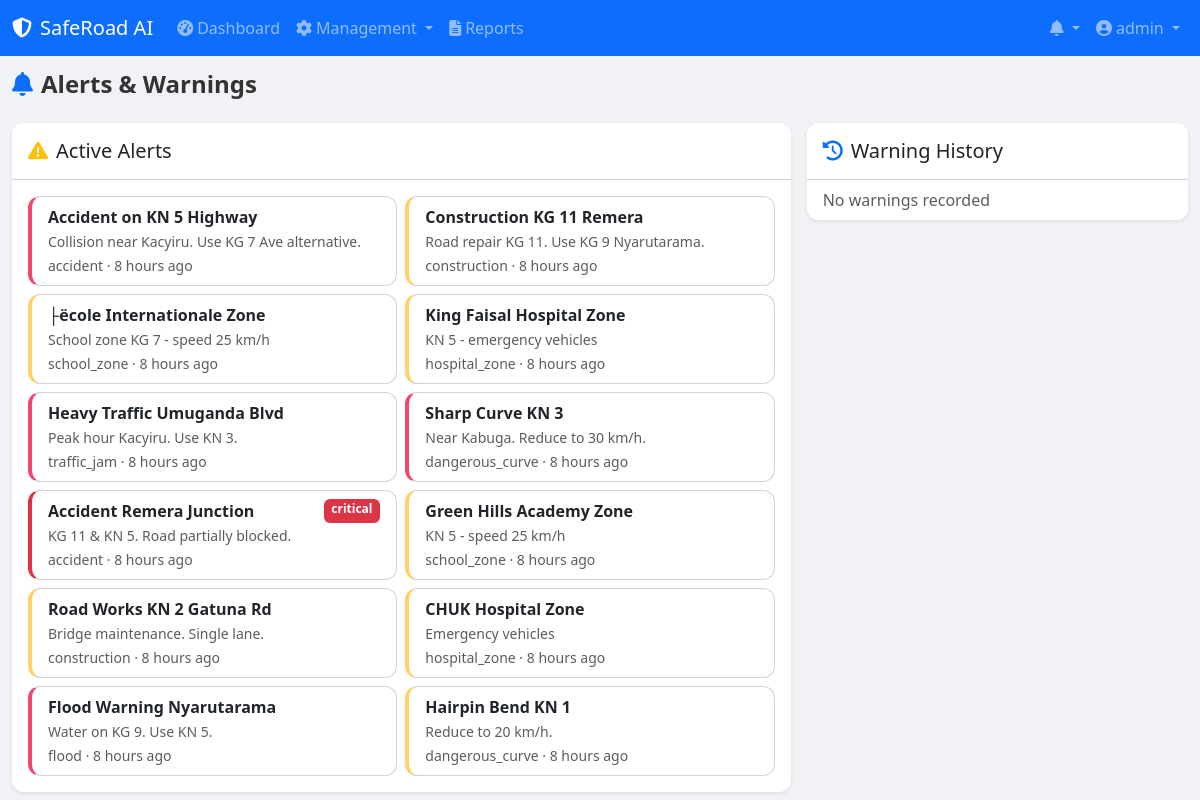
Page /driver/alerts/index.php (signed in) on the committed database.
### tables this page shows
CREATE TABLE `alerts` (
  `id` int(11) NOT NULL AUTO_INCREMENT,
  `alert_type` enum('accident','road_closure','construction','flood','hazard','weather','traffic_jam','school_zone','hospital_zone','dangerous_curve','checkpoint') NOT NULL,
  `title` varchar(200) NOT NULL,
  `description` text DEFAULT NULL,
  `latitude` decimal(10,7) DEFAULT NULL,
  `longitude` decimal(10,7) DEFAULT NULL,
  `severity` enum('low','medium','high','critical') DEFAULT 'medium',
  `radius_meters` int(11) DEFAULT 500,
  `road_id` int(11) DEFAULT NULL,
  `is_active` tinyint(1) DEFAULT 1,
  `expires_at` timestamp NULL DEFAULT NULL,
  `reported_by` int(11) DEFAULT NULL,
  `created_at` timestamp NOT NULL DEFAULT current_timestamp(),
  PRIMARY KEY (`id`),
  KEY `road_id` (`road_id`),
  KEY `reported_by` (`reported_by`),
  KEY `idx_active_alerts` (`is_active`,`alert_type`),
  CONSTRAINT `alerts_ibfk_1` FOREIGN KEY (`road_id`) REFERENCES `roads` (`id`) ON DELETE CASCADE,
  CONSTRAINT `alerts_ibfk_2` FOREIGN KEY (`reported_by`) REFERENCES `users` (`id`) ON DELETE SET NULL
);

### config/database.php (called while the page is built, shortened)
<?php
class Database {
    private static $instance = null;
    private $conn;
    private function __construct() {
        try {
            $dsn = "mysql:host=" . DB_HOST . ";dbname=" . DB_NAME . ";charset=utf8mb4";
            $options = [
                PDO::ATTR_ERRMODE => PDO::ERRMODE_EXCEPTION,
                PDO::ATTR_DEFAULT_FETCH_MODE => PDO::FETCH_ASSOC,
                PDO::ATTR_EMULATE_PREPARES => false,
            ];
            $this->conn = new PDO($dsn, DB_USER, DB_PASS, $options);
        } catch (PDOException $e) {
            error_log("Database connection failed: " . $e->getMessage());
            die("Database connection failed. Please check configuration.");
        }
    }
    public static function getInstance() {
        if (self::$instance === null) {
            self::$instance = new self();
        }
        return self::$instance;
    }
    public function prepare($sql) {
        return $this->conn->prepare($sql);
    }
}

### includes/functions.php (called while the page is built, shortened)
<?php
require_once __DIR__ . '/../config/database.php';
function getActiveAlerts($lat = null, $lng = null, $radius = 50000) {
    $db = Database::getInstance();
    $sql = "SELECT a.*, r.road_name FROM alerts a LEFT JOIN roads r ON a.road_id = r.id WHERE a.is_active = 1 AND (a.expires_at IS NULL OR a.expires_at > NOW())";
    if ($lat && $lng) {
        $sql .= " AND (6371 * acos(cos(radians(?)) * cos(radians(a.latitude)) * cos(radians(a.longitude) - radians(?)) + sin(radians(?)) * sin(radians(a.latitude)))) <= ?";
        $stmt = $db->prepare($sql);
        $stmt->execute([$lat, $lng, $lat, $radius / 1000]);
    } else {
        $stmt = $db->prepare($sql);
        $stmt->execute();
    }
    return $stmt->fetchAll();
}
function timeAgo($timestamp) {
    $time = strtotime($timestamp);
    $diff = time() - $time;
    if ($diff < 86400) return floor($diff / 3600) . ' hours ago';
    return date('M d, H:i', $time);
}

### driver/alerts/index.php (the view, shortened to what this page needs)
<?php
require_once __DIR__ . '/../../includes/functions.php';
$db = Database::getInstance();
$userId = $_SESSION['user_id'];
$stmt = $db->prepare("SELECT wl.*, u.full_name FROM warning_logs wl JOIN users u ON wl.user_id = u.id WHERE wl.user_id = ? ORDER BY wl.created_at DESC LIMIT 50");
$stmt->execute([$userId]);
$warnings = $stmt->fetchAll();
$alerts = getActiveAlerts();
include __DIR__ . '/../../includes/header.php';
include __DIR__ . '/../../includes/navbar.php';
?>
<div class="container-fluid">
    <h4 class="fw-bold mb-4"><i class="fas fa-bell me-2 text-primary"></i>Alerts & Warnings</h4>
    <div class="row g-3 mb-4">
        <div class="col-md-8">
            <div class="card border-0 shadow-sm">
                <div class="card-header bg-white py-3">
                    <h5 class="mb-0"><i class="fas fa-exclamation-triangle me-2 text-warning"></i>Active Alerts</h5>
                </div>
                <div class="card-body">
                    <div class="row g-2" id="alertsList">
                        <?php foreach ($alerts as $a): ?>
                        <div class="col-md-6">
                            <div class="card alert-card <?php echo $a['severity']; ?>">
                                <div class="card-body py-2">
                                    <div class="d-flex justify-content-between">
                                        <strong><?php echo htmlspecialchars($a['title']); ?></strong>
                                        <span class="badge bg-<?php echo $a['severity'] === 'critical' ? 'danger' : $a['severity']; ?>"><?php echo $a['severity']; ?></span>
                                    </div>
                                    <small class="text-muted"><?php echo htmlspecialchars(substr($a['description'] ?? '', 0, 100)); ?></small><br>
                                    <small class="text-muted"><?php echo $a['alert_type']; ?> &middot; <?php echo timeAgo($a['created_at']); ?></small>
                                </div>
                            </div>
                        </div>
                        <?php endforeach; ?>
                    </div>
                </div>
            </div>
        </div>
        <div class="col-md-4">
            <div class="card border-0 shadow-sm">
                <div class="card-header bg-white py-3">
                    <h5 class="mb-0"><i class="fas fa-history me-2 text-primary"></i>Warning History</h5>
                </div>
                <div class="card-body p-0">
                    <div class="list-group list-group-flush" style="max-height: 500px; overflow-y: auto;">
                        <?php if (empty($warnings)): ?>
                        <div class="list-group-item text-muted">No warnings recorded</div>
                        <?php endif; ?>
                    </div>
                </div>
            </div>
        </div>
    </div>
</div>
<?php include __DIR__ . '/../../includes/footer.php'; ?>

### assets/css/style.css (style rules this page uses)
:root { --primary: #4361ee; --primary-dark: #3a56d4; --secondary: #3f37c9; --success: #06d6a0; --danger: #ef476f; --warning: #ffd166; --info: #4cc9f0; --dark: #1a1a2e; --light: #f8f9fa; --sidebar-width: 260px; }
* { margin: 0; padding: 0; box-sizing: border-box; }
body { font-family: 'Segoe UI', Tahoma, Geneva, Verdana, sans-serif; background: #f0f2f5; color: #333; min-height: 100vh; }
.card { border-radius: 12px !important; overflow: hidden; }
.card-header { border-radius: 12px 12px 0 0 !important; }
.alert-card { cursor: pointer; transition: all 0.2s; border-left: 4px solid var(--primary) !important; }
.alert-card.high { border-left-color: var(--danger) !important; }
.alert-card.critical { border-left-color: #dc3545 !important; }
.alert-card.medium { border-left-color: var(--warning) !important; }

### rows in the picture
alerts: title "Accident on KN 5 Highway", description "Collision near Kacyiru. Use KG 7 Ave alternative.", alert_type "accident", created_at "8 hours ago"
alerts: title "Construction KG 11 Remera", description "Road repair KG 11. Use KG 9 Nyarutarama.", alert_type "construction", created_at "8 hours ago"
alerts: title "├ëcole Internationale Zone", description "School zone KG 7 - speed 25 km/h", alert_type "school_zone", created_at "8 hours ago"
alerts: title "King Faisal Hospital Zone", description "KN 5 - emergency vehicles", alert_type "hospital_zone", created_at "8 hours ago"
alerts: title "Heavy Traffic Umuganda Blvd", description "Peak hour Kacyiru. Use KN 3.", alert_type "traffic_jam", created_at "8 hours ago"
alerts: title "Sharp Curve KN 3", description "Near Kabuga. Reduce to 30 km/h.", alert_type "dangerous_curve", created_at "8 hours ago"
alerts: title "Accident Remera Junction", severity "critical", description "KG 11 & KN 5. Road partially blocked.", alert_type "accident", created_at "8 hours ago"
alerts: title "Green Hills Academy Zone", description "KN 5 - speed 25 km/h", alert_type "school_zone", created_at "8 hours ago"
alerts: title "Road Works KN 2 Gatuna Rd", description "Bridge maintenance. Single lane.", alert_type "construction", created_at "8 hours ago"
alerts: title "CHUK Hospital Zone", description "Emergency vehicles", alert_type "hospital_zone", created_at "8 hours ago"
alerts: title "Flood Warning Nyarutarama", description "Water on KG 9. Use KN 5.", alert_type "flood", created_at "8 hours ago"
alerts: title "Hairpin Bend KN 1", description "Reduce to 20 km/h.", alert_type "dangerous_curve", created_at "8 hours ago"

### other values in the picture
SITE_NAME "SafeRoad AI"
$_SESSION['username'] "admin"
